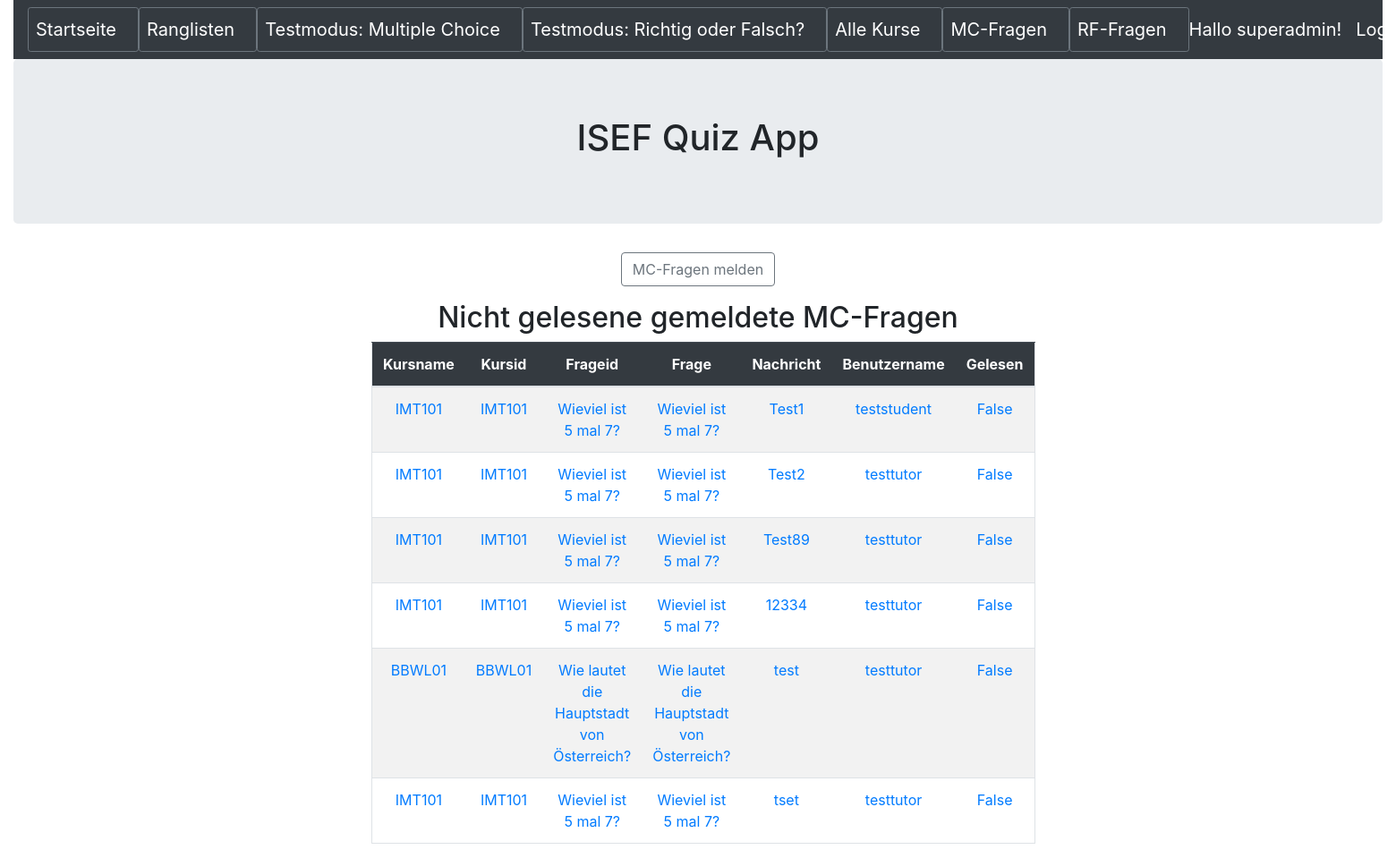
The app's page /meldungmcfragenungelesen (signed in), older data.
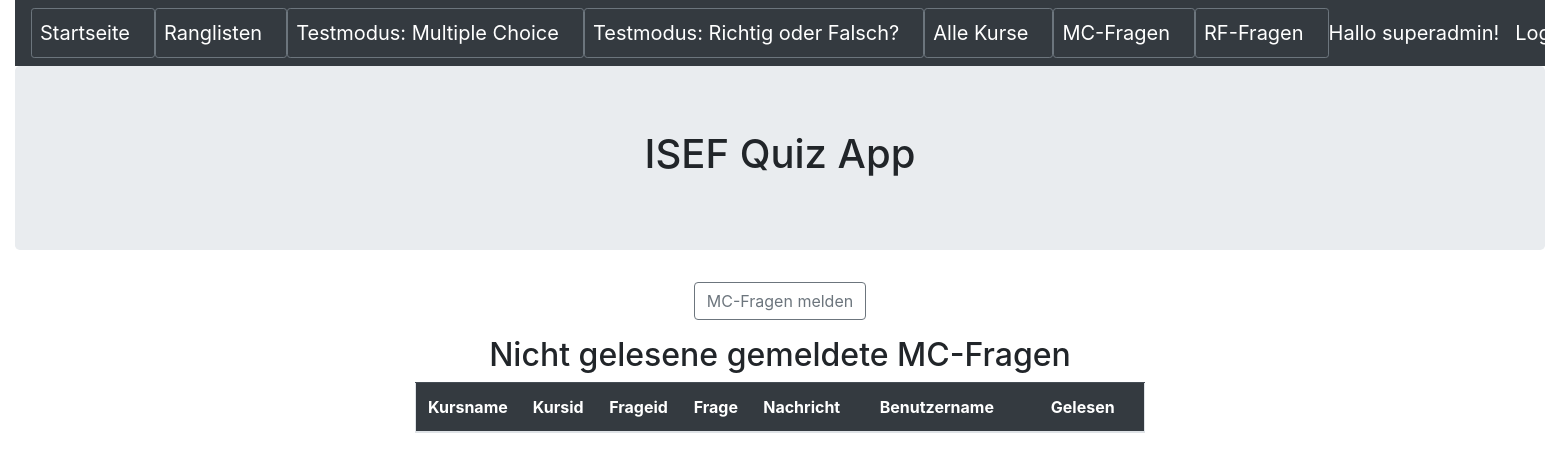
The same page, newer data.
### quiz/models.py (models this page shows, shortened)
class MeldungMCFragen(models.Model):
    kursname = models.CharField(max_length=50,blank=False)
    kursid = models.ForeignKey(Kurs,null=True,blank=False,on_delete=models.CASCADE)
    frageid = models.ForeignKey(Frage,null=True,blank=False,on_delete=models.CASCADE)
    frage = models.CharField(max_length=255,blank=False)
    nachricht = models.CharField(max_length=500,blank=False)
    benutzername = models.CharField(max_length=50,blank=False)
    gelesen=models.BooleanField(default=False)

class Kurs(models.Model):
    name = models.CharField(max_length=50,help_text='Geben Sie den Namen des Kurses ein')
    beschreibung = models.CharField(max_length=255,help_text='Geben Sie die Beschreibung des Kurses ein')
    def __str__(self):
        return self.name

class Frage(models.Model):
    name = models.CharField(max_length=255,blank=False,help_text='Geben Sie hier die Frage ein')
    kurs = models.ForeignKey(Kurs,null=True,blank=False,on_delete=models.CASCADE,help_text='Wählen Sie den Kurs, welchem die Frage zugewiesen wird')
    antwort1 = models.CharField(max_length=255,blank=False,null=True,help_text='Geben Sie die Antwort1 der Frage ein')
    antwort1richtig = models.BooleanField(default=False,help_text='Geben Sie an ob Antwort1 richtig ist',verbose_name="Antwort1 richtig?")
    antwort2 = models.CharField(max_length=255,blank=False,null=True,help_text='Geben Sie die Antwort2 der Frage ein')
    antwort2richtig = models.BooleanField(default=False,help_text='Geben Sie an ob Antwort2 richtig ist',verbose_name="Antwort2 richtig?")
    antwort3 = models.CharField(max_length=255,blank=True,null=True,help_text='Geben Sie die Antwort3 der Frage ein (optional)')
    antwort3richtig = models.BooleanField(default=False,help_text='Geben Sie an ob Antwort3 richtig ist',verbose_name="Antwort3 richtig?")
    antwort4 = models.CharField(max_length=255,blank=True,null=True,help_text='Geben Sie die Antwort4 der Frage ein (optional)')
    antwort4richtig = models.BooleanField(default=False,help_text='Geben Sie an ob Antwort4 richtig ist',verbose_name="Antwort4 richtig?")
    freigegeben=models.BooleanField(default=False,help_text='Frage freigeben?',verbose_name="Frage freigeben")
    def __str__(self):
        return self.name

### quiz/views.py (the view)
# urls.py: path('meldungmcfragenungelesen', MeldungMCFragenUpdateNichtGelesen.as_view(), name='meldungmcfragen_ungelesen'),
class MeldungMCFragenUpdateNichtGelesen(AuthListView):
    model = MeldungMCFragen
    template_name = 'meldungmcfrage/meldungmcfragen_unread.html'
    fields = '__all__'
    permission_required = ('quiz.view_meldungmcfragen')
    def get_queryset(self):
        return MeldungMCFragen.objects.raw('select id, frage, nachricht, benutzername, frageid_id, kursid_id, kursname, gelesen FROM quiz_meldungmcfragen where gelesen = "0"')

### quiz/templates/meldungmcfrage/meldungmcfragen_unread.html
{% extends 'base.html' %}
{% block content %}
<div class="text-center">
	<p><button type="button" class="btn btn-outline-secondary" onclick="location.href='{% url 'meldungmcfrage_select'  %}'"> MC-Fragen melden</button></p>
</div>
<h2 class="text-center">Nicht gelesene gemeldete MC-Fragen</h2>
<div class="container text-center">
	<div class="row justify-content-md-center">
		<div class="col-sm-8 ">
			<table  class ="table border table-hover table-striped">
				<thead class="table-dark">
					<th width=100 scope = "col">Kursname</th>
					<th width=100 scope = "col">Kursid</th>
					<th width=100 scope = "col">Frageid</th>
					<th width=100 scope = "col">Frage</th>
					<th width=100 scope = "col">Nachricht</th>
					<th width=550 scope = "col">Benutzername</th>
					<th width=550 scope = "col">Gelesen</th>
				</thead>
				<tbody>
				{% for meldungmcfragen in object_list %}
					<tr>
						<td> <a href="{% url 'meldungmcfragen_detail' meldungmcfragen.pk %}">{{ meldungmcfragen.kursname }}</a> </td>
						<td> <a href="{% url 'meldungmcfragen_detail' meldungmcfragen.pk %}">{{ meldungmcfragen.kursid }}</a> </td>
						<td> <a href="{% url 'meldungmcfragen_detail' meldungmcfragen.pk %}">{{ meldungmcfragen.frageid }}</a> </td>
						<td> <a href="{% url 'meldungmcfragen_detail' meldungmcfragen.pk %}">{{ meldungmcfragen.frage}}</a> </td>
						<td> <a href="{% url 'meldungmcfragen_detail' meldungmcfragen.pk %}">{{ meldungmcfragen.nachricht}}</a> </td>
						<td> <a href="{% url 'meldungmcfragen_detail' meldungmcfragen.pk %}">{{ meldungmcfragen.benutzername}}</a> </td>
						<td> <a href="{% url 'meldungmcfragen_detail' meldungmcfragen.pk %}">{{ meldungmcfragen.gelesen}}</a> </td>
					</tr>
				{% endfor %}
				</tbody>
			</table>
		</div>
	</div>
</div>
{% endblock content %}

Row changes from the older to the newer data that the page shows:
removed MeldungMCFragen: kursname "IMT101", kursid "IMT101", frageid "Wieviel ist 5 mal 7?", frage "Wieviel ist 5 mal 7?", nachricht "Test1", benutzername "teststudent", gelesen "False"
removed MeldungMCFragen: kursname "IMT101", kursid "IMT101", frageid "Wieviel ist 5 mal 7?", frage "Wieviel ist 5 mal 7?", nachricht "Test2", benutzername "testtutor", gelesen "False"
removed MeldungMCFragen: kursname "IMT101", kursid "IMT101", frageid "Wieviel ist 5 mal 7?", frage "Wieviel ist 5 mal 7?", nachricht "Test89", benutzername "testtutor", gelesen "False"
removed MeldungMCFragen: kursname "IMT101", kursid "IMT101", frageid "Wieviel ist 5 mal 7?", frage "Wieviel ist 5 mal 7?", nachricht "12334", benutzername "testtutor", gelesen "False"
removed MeldungMCFragen: kursname "BBWL01", kursid "BBWL01", frageid "Wie lautet die Hauptstadt von Österreich?", frage "Wie lautet die Hauptstadt von Österreich?", nachricht "test", benutzername "testtutor", gelesen "False"
removed MeldungMCFragen: kursname "IMT101", kursid "IMT101", frageid "Wieviel ist 5 mal 7?", frage "Wieviel ist 5 mal 7?", nachricht "tset", benutzername "testtutor", gelesen "False"
